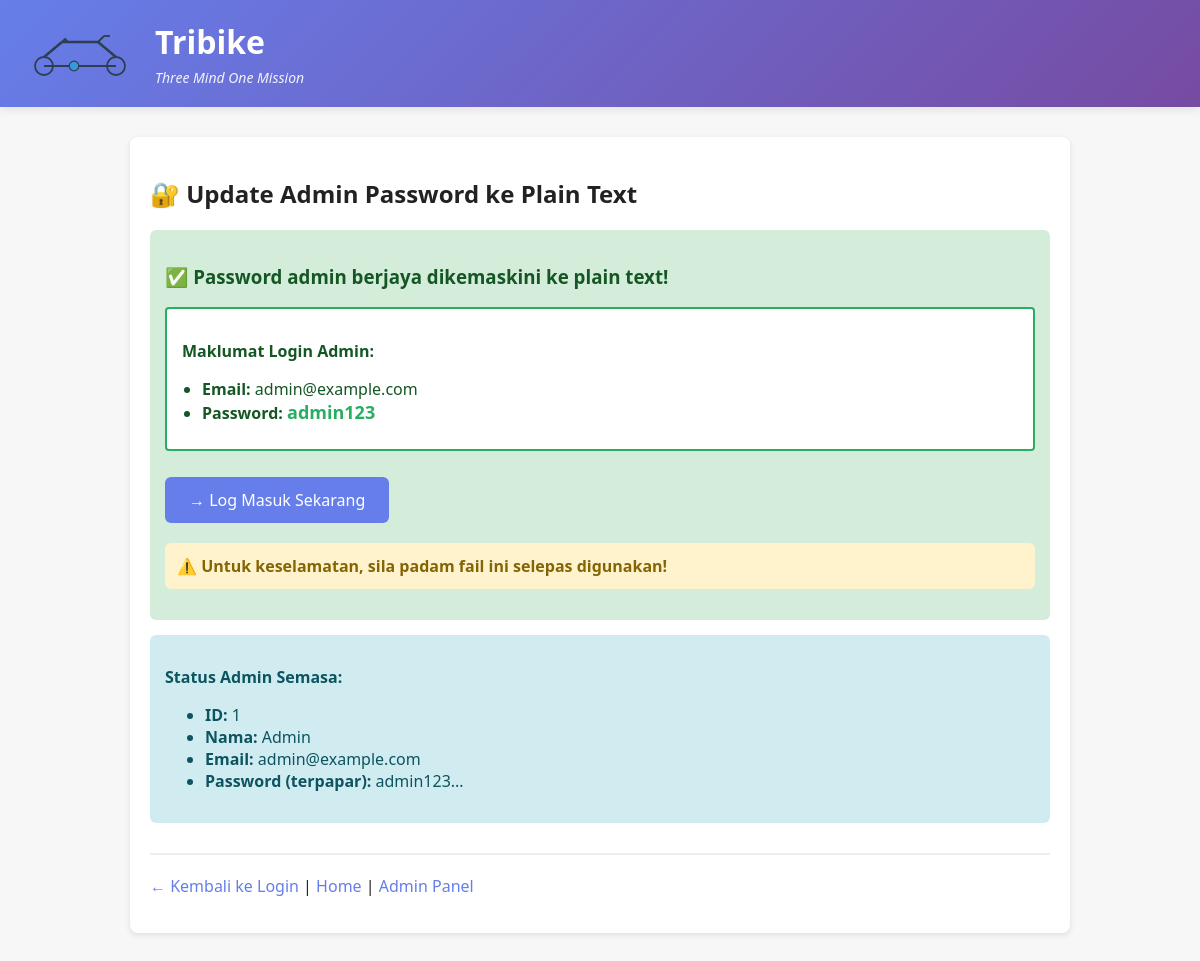
Screenshot of /update_admin_password_to_plaintext.php with the database file from the repository.
### tables this page shows
CREATE TABLE IF NOT EXISTS users (
  id INT AUTO_INCREMENT PRIMARY KEY,
  name VARCHAR(100) NOT NULL,
  email VARCHAR(150) NOT NULL UNIQUE,
  password VARCHAR(255) NOT NULL,
  is_admin TINYINT(1) NOT NULL DEFAULT 0,
  created_at TIMESTAMP DEFAULT CURRENT_TIMESTAMP
);

### update_admin_password_to_plaintext.php (the view, shortened to what this page needs)
<?php
require 'includes/db.php';
$message = '';
$admin_email = 'admin@example.com';
$new_password = 'admin123';
try {
    $stmt = $pdo->prepare('UPDATE users SET password = ? WHERE email = ? AND is_admin = 1');
    $stmt->execute([$new_password, $admin_email]);
    if ($stmt->rowCount() > 0) {
        $message = 'Password admin berjaya dikemaskini ke plain text!';
    }
} catch (Exception $e) {
    $error = 'Ralat: ' . $e->getMessage();
}
$stmt = $pdo->prepare('SELECT id, name, email, password FROM users WHERE email = ? AND is_admin = 1');
$stmt->execute([$admin_email]);
$admin = $stmt->fetch();
?>
<!doctype html>
<html>
<head>
<link rel="stylesheet" href="assets/style.css">
</head>
<body>
<header class="header">
  <div class="header-content">
    <div class="logo-container">
      <img src="assets/logo.svg" alt="Tribike Logo" class="logo">
      <div>
        <h1 class="site-title">Tribike</h1>
        <p class="slogan">Three Mind One Mission</p>
      </div>
    </div>
  </div>
</header>
<div class="container">
  <h2>🔐 Update Admin Password ke Plain Text</h2>
  <?php if ($message): ?>
    <div class="success" style="background:#d4edda; color:#155724; padding:15px; border-radius:6px; margin:15px 0;">
      <h3>✅ <?=htmlspecialchars($message)?></h3>
      <div style="background:#fff; padding:15px; border-radius:4px; margin:15px 0; border:2px solid #27ae60;">
        <p><strong>Maklumat Login Admin:</strong></p>
        <ul style="margin:10px 0; padding-left:20px;">
          <li><strong>Email:</strong> <?=htmlspecialchars($admin_email)?></li>
          <li><strong>Password:</strong> <span style="color:#27ae60; font-weight:bold; font-size:18px;"><?=htmlspecialchars($new_password)?></span></li>
        </ul>
      </div>
      <p><a href="login.php" style="background:#667eea; color:white; padding:12px 24px; border-radius:6px; display:inline-block; margin-top:10px;">→ Log Masuk Sekarang</a></p>
      <p style="margin-top:20px; color:#856404; background:#fff3cd; padding:12px; border-radius:6px;">
        <strong>⚠️ Untuk keselamatan, sila padam fail ini selepas digunakan!</strong>
      </p>
    </div>
  <?php endif; ?>
  <?php if ($admin): ?>
    <div style="background:#d1ecf1; color:#0c5460; padding:15px; border-radius:6px; margin:15px 0;">
      <p><strong>Status Admin Semasa:</strong></p>
      <ul>
        <li><strong>ID:</strong> <?=$admin['id']?></li>
        <li><strong>Nama:</strong> <?=htmlspecialchars($admin['name'])?></li>
        <li><strong>Email:</strong> <?=htmlspecialchars($admin['email'])?></li>
        <li><strong>Password (terpapar):</strong> <?=htmlspecialchars(substr($admin['password'], 0, 20))?>...</li>
      </ul>
    </div>
  <?php else: ?>
    <div style="background:#fff3cd; color:#856404; padding:15px; border-radius:6px; margin:15px 0;">
      <p><strong>⚠️ Admin tidak dijumpai. Script akan cuba cipta account admin baharu.</strong></p>
    </div>
  <?php endif; ?>
  <p style="margin-top:30px; padding-top:20px; border-top:2px solid #eee;">
    <a href="login.php">← Kembali ke Login</a> |
    <a href="index.php">Home</a> |
    <a href="admin.php">Admin Panel</a>
  </p>
</div>
</body>
</html>

### assets/style.css (style rules this page uses)
body { font-family: 'Segoe UI', Tahoma, Geneva, Verdana, sans-serif; background:#f7f7f7; color:#222; margin:0; padding:0; }
.header { background: linear-gradient(135deg, #667eea 0%, #764ba2 100%); color: white; padding:20px 0; box-shadow:0 2px 10px rgba(0,0,0,0.1); }
.header-content { max-width:1200px; margin:0 auto; padding:0 20px; display:flex; align-items:center; gap:20px; }
.logo-container { display:flex; align-items:center; gap:15px; }
.logo { height:60px; width:auto; }
.site-title { margin:0; font-size:32px; font-weight:bold; }
.slogan { margin:5px 0 0 0; font-size:14px; opacity:0.9; font-style:italic; }
.container { max-width:900px; margin:30px auto; background:#fff; padding:20px; border-radius:8px; box-shadow:0 2px 6px rgba(0,0,0,0.1); }
.success { color: green; }
a { color: #667eea; text-decoration:none; }

### rows the page displays
users: id "1", name "Admin", email "admin@example.com", password "admin123"

### other values shown
$message "Password admin berjaya dikemaskini ke plain text!"
$admin_email "admin@example.com"
$new_password "admin123"
